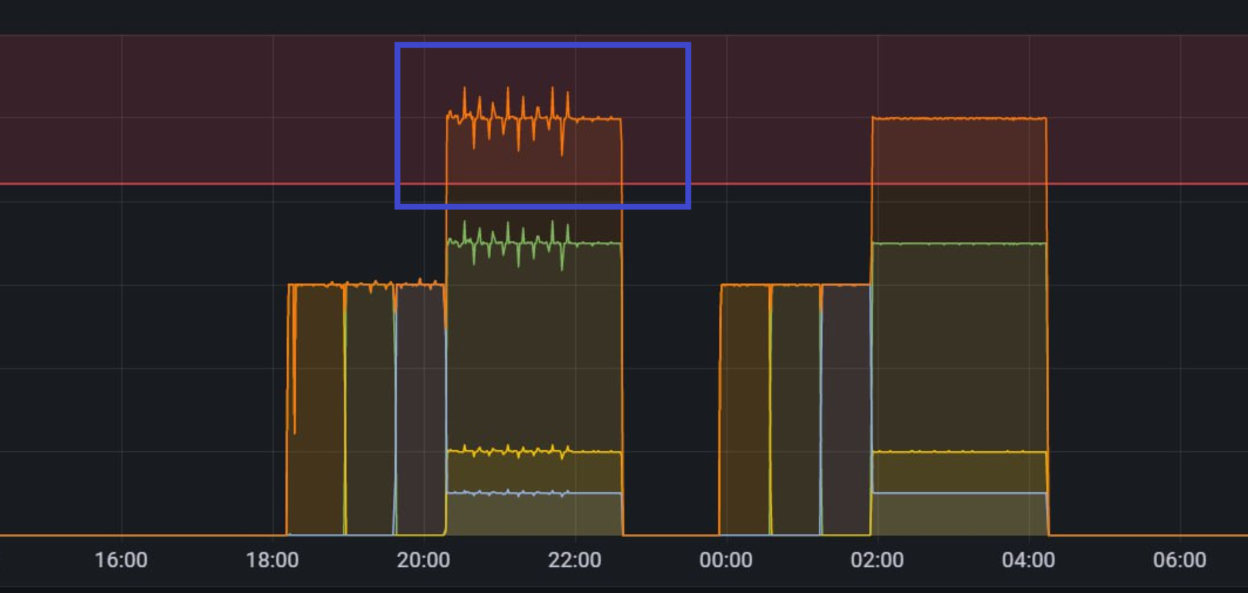
#> input picture infra/influxdb/step-screenshot/source/screenshot-step-replay-reference.png, 2495 x 1186 px (shown at 1/2 size)
$ python generate.py
#> lines starting #> are read from the running program, lines starting #| are printed output that depends on the picture
### infra/influxdb/step-screenshot/response_time.py
"""Model screenshot response times, keeping the digitized TPS samples unchanged."""
import csv
import hashlib
import json
import math
import random
from bisect import bisect_right
from datetime import datetime, timedelta, timezone
from pathlib import Path

ROOT = Path(__file__).resolve().parent
DASHBOARD_ROOT = ROOT if (ROOT / 'dashboards').is_dir() else ROOT.parent
UID = 'screenshot-steps-20261017'
MEASUREMENT = 'screenshot_response_time_replay'
MSK = timezone(timedelta(hours=3))
DS = {'type': 'influxdb', 'uid': 'influxdb-replay'}
BASES = {'bp1': 440, 'bp2': 410, 'bp3': 380, 'bp4': 360}
COLORS = {'bp1': '#9A7600', 'bp2': '#C15C17', 'bp3': '#0A8057', 'bp4': '#B4326C'}
PEAKS = {'bp1': 450, 'bp2': 330, 'bp3': 250, 'bp4': 210}
BACKGROUND_SIGMA_MS = 7.5
MA3_SIGMA_MS = {'bp1': 100.0, 'bp2': 90.0, 'bp3': 80.0, 'bp4': 70.0}
# An MA process of order 3 has the current innovation and three past ones.
MA3_COEFFICIENTS = [1.0, .65, .35, .15]
WAVE_AMPLITUDE_MS = 8.0


def save(path, value):
    path.write_text(json.dumps(value, ensure_ascii=False, indent=2) + '\n', encoding='utf-8')


def get_runs(timestamps):
    # These are the same nearest pixel/timestamp boundaries as generate.py.
    ticks = [243, 546, 849, 1152, 1454, 1757, 2059, 2362]
    average_x = sum(ticks) / len(ticks)
    average_t = 3.5 * 7200
    slope = sum((i * 7200 - average_t) * (x - average_x) for i, x in enumerate(ticks)) / sum((i * 7200 - average_t) ** 2 for i in range(8))
    intercept = average_x - slope * average_t
    origin = datetime(2026, 10, 17, 16, tzinfo=MSK).timestamp()
    result = []
    for name, pixels in [('Основной тест', [575, 689, 791, 893, 1245]), ('Повторный тест', [1440, 1540, 1642, 1744, 2095])]:
        indices = [min(range(len(timestamps)), key=lambda i: abs(timestamps[i] - (origin + (x - intercept) / slope))) for x in pixels]
        result.append({'name': name, 'indices': indices, 'boundaries': [timestamps[i] for i in indices]})
    return result


def get_events(timestamps, orange, runs, tps_metadata):
    events = []
    for run in runs:
        start, _, _, high, end = run['indices']
        for phase, lo, hi, reference, cutoff in [
            ('small_steps', start + 3, high, 100.0, 3.0),
            ('all_scenarios', high + 12, end, tps_metadata['detail_calibration']['plateau_value'], 1.0),
        ]:
            candidates = []
            for i in range(lo, hi - 1):
                if orange[i] < reference - cutoff and orange[i] <= orange[i - 1] and orange[i] < orange[i + 1]:
                    if candidates and timestamps[i] - timestamps[candidates[-1]] < 120:
                        if orange[i] < orange[candidates[-1]]:
                            candidates[-1] = i
                    else:
                        candidates.append(i)
            for i in candidates:
                depth = reference - orange[i]
                threshold = reference - max(.45, depth * .12)
                left = right = i
                while left > lo and orange[left - 1] < threshold:
                    left -= 1
                while right + 1 < hi and orange[right + 1] < threshold:
                    right += 1
                recovery = min(right + 1, hi - 1)
                active = list(BASES) if phase == 'all_scenarios' else [
                    f'bp{j + 1}' for j in range(3) if run['boundaries'][j] <= timestamps[i] < run['boundaries'][j + 1]]
                assert active
                # The envelope follows the actual dip, not the later TPS overshoot.
                events.append({'run': run['name'], 'phase': phase, 'traces': active,
                               'onset': timestamps[left], 'trough': timestamps[i],
                               'recovery': timestamps[recovery], 'tps_trough': orange[i],
                               'tps_reference': reference, 'deficit': depth,
                               'deficit_curve': [[timestamps[j], max(0, (reference - orange[j]) / depth)]
                                                 for j in range(max(lo, left - 1), min(recovery + 2, hi))]})
    events.sort(key=lambda e: e['trough'])
    for i, event in enumerate(events):
        rng = random.Random(20261017 + i)
        event['amplitude_factor'] = rng.uniform(.90, 1.10)
        event['severity'] = .55 + .65 * math.sqrt(min(1, event['deficit'] / event['tps_reference'] / .06))
        event['tail_seconds'] = rng.choice([50, 55, 60])
        event['end'] = event['recovery'] + event['tail_seconds']
        event['time_msk'] = datetime.fromtimestamp(event['trough'], MSK).isoformat()
    return events


def smoothstep(value):
    value = max(0.0, min(1.0, value))
    return value * value * (3 - 2 * value)


def deficit_at(stamp, event):
    curve = event['deficit_curve']
    if stamp <= curve[0][0] or stamp >= curve[-1][0]:
        return 0.0
    index = bisect_right([point[0] for point in curve], stamp) - 1
    (a, av), (b, bv) = curve[index:index + 2]
    return av + (bv - av) * (stamp - a) / (b - a)


def incident_envelope(stamp, trace, event):
    if trace not in event['traces'] or not event['onset'] <= stamp <= event['end']:
        return 0.0, 0.0
    j = int(trace[-1]) - 1
    width = event['recovery'] - event['onset']
    rise = smoothstep((stamp - event['onset']) / min(25, width * .20))
    elapsed = max(0, stamp - event['recovery'])
    fall = math.exp(-elapsed / 30) * (1 - smoothstep(elapsed / event['tail_seconds']))
    # Requests already in flight keep latency raised as throughput recovers.
    stress = max(deficit_at(stamp, event), .7 * deficit_at(stamp, event) + .3 * deficit_at(stamp - 20, event))
    height = PEAKS[trace] * event['amplitude_factor'] * event['severity'] * (1 + .035 * math.sin(j + event['trough']))
    envelope = rise * fall
    return height * envelope * (.10 + .65 * stress ** .65), envelope


def ma3_noise(count, sigma_ms, seed):
    """Normalize innovation variance so the stationary output has SD sigma_ms."""
    rng = random.Random(seed)
    innovation_sigma = sigma_ms / math.sqrt(sum(c * c for c in MA3_COEFFICIENTS))
    innovations = [rng.gauss(0, innovation_sigma) for _ in range(count + 3)]
    return [sum(weight * innovations[i + 3 - lag] for lag, weight in enumerate(MA3_COEFFICIENTS))
            for i in range(count)]


def make_cycles(start, end):
    rng = random.Random(20261017)
    cycles, current = [], start
    while current <= end:
        # A rare cycle has a different length; phase stays continuous at joins.
        period = 360 * (1 + rng.uniform(-.06, .06)) if rng.random() < .12 else 360.0
        amplitude = WAVE_AMPLITUDE_MS * (1 + rng.uniform(-.12, .12)) if rng.random() < .18 else WAVE_AMPLITUDE_MS
        cycles.append({'start': current, 'period_seconds': period, 'amplitude_ms': amplitude})
        current += period
    return cycles


def modeled_values(timestamps, runs, events, cycles):
    background_rng = {trace: random.Random(440410380360 + j) for j, trace in enumerate(BASES)}
    ma3 = {trace: ma3_noise(len(timestamps), MA3_SIGMA_MS[trace], 2026101700 + j)
           for j, trace in enumerate(BASES)}
    values, baseline, pulses = {s: [] for s in BASES}, {s: [] for s in BASES}, {s: [] for s in BASES}
    components = []
    cycle_index = 0
    for i, stamp in enumerate(timestamps):
        while cycle_index + 1 < len(cycles) and stamp >= cycles[cycle_index + 1]['start']:
            cycle_index += 1
        cycle = cycles[cycle_index]
        phase = 2 * math.pi * (stamp - cycle['start']) / cycle['period_seconds']
        for j, (trace, base) in enumerate(BASES.items()):
            active = any((j < 3 and r['boundaries'][j] <= stamp < r['boundaries'][j + 1]) or
                         r['boundaries'][3] <= stamp < r['boundaries'][4] for r in runs)
            wave = cycle['amplitude_ms'] * (1 - j * .04) * math.sin(phase + .13 * j)
            background = background_rng[trace].gauss(0, BACKGROUND_SIGMA_MS)
            level = gate = 0.0
            if active:
                for event in events:
                    event_level, event_gate = incident_envelope(stamp, trace, event)
                    level += event_level
                    gate = max(gate, event_gate)
            # The slow wave belongs to the quiet background; bursts contain MA(3).
            wave = wave * (1 - gate) if active else 0.0
            background = background if active else 0.0
            quiet = base + wave + background if active else 0.0
            ma_applied = gate * ma3[trace][i] if active else 0.0
            pulse = level + ma_applied
            baseline[trace].append(round(quiet, 3))
            pulses[trace].append(round(pulse, 3))
            values[trace].append(round(quiet + pulse, 3))
            components.append([stamp, trace, int(active), round(wave, 6), round(background, 6),
                               round(level, 6), round(gate, 6), round(ma3[trace][i], 6), round(ma_applied, 6)])
    return values, baseline, pulses, components


def make_panel(description):
    targets, overrides = [], []
    for ref, (trace, base) in zip('ABCD', BASES.items()):
        targets.append({'refId': ref, 'datasource': DS, 'query':
            'import "date"\n\nfrom(bucket: v.defaultBucket)\n'
            '  |> range(start: v.timeRangeStart, stop: date.add(d: 1ns, to: v.timeRangeStop))\n'
            f'  |> filter(fn: (r) => r._measurement == "{MEASUREMENT}" and r._field == "value" and r.trace == "{trace}")\n'
            '  |> keep(columns: ["_time", "_value"])\n  |> group(columns: [])\n  |> sort(columns: ["_time"])'})
        overrides.append({'matcher': {'id': 'byFrameRefID', 'options': ref}, 'properties': [
            {'id': 'displayName', 'value': f'БП {trace[-1]} · {base} мс'},
            {'id': 'color', 'value': {'mode': 'fixed', 'fixedColor': COLORS[trace]}}]})
    return {'id': 7, 'type': 'timeseries', 'title': 'ВО · время отклика БП 1–4', 'description': description,
            'datasource': DS, 'gridPos': {'x': 0, 'y': 16, 'w': 24, 'h': 14},
            'interval': '5s', 'maxDataPoints': 50000, 'targets': targets,
            'fieldConfig': {'defaults': {'unit': 'ms', 'decimals': 1, 'min': 0,
                'custom': {'drawStyle': 'line', 'lineInterpolation': 'linear', 'lineWidth': 1.8,
                           'fillOpacity': 0, 'showPoints': 'never', 'spanNulls': False,
                           'axisPlacement': 'left', 'axisLabel': 'ВО, мс', 'axisSoftMax': 1200,
                           'scaleDistribution': {'type': 'linear'}, 'stacking': {'mode': 'none', 'group': 'A'}}},
                            'overrides': overrides},
            'options': {'legend': {'showLegend': True, 'displayMode': 'list', 'placement': 'bottom', 'calcs': []},
                        'tooltip': {'mode': 'multi', 'sort': 'desc'}}}


def build():
    with (ROOT / 'metrics.csv').open(encoding='utf-8') as handle:
        orange_rows = [r for r in csv.DictReader(handle) if r['trace'] == 'orange']
    tps_timestamps = [int(datetime.fromisoformat(r['timestamp']).timestamp()) for r in orange_rows]
    orange = [float(r['value']) for r in orange_rows]
    tps_metadata = json.loads((ROOT / 'metadata.json').read_text(encoding='utf-8'))
    runs = get_runs(tps_timestamps)
    events = get_events(tps_timestamps, orange, runs, tps_metadata)
    timestamps = list(range(tps_timestamps[0], tps_timestamps[-1] + 1, 5))
    cycles = make_cycles(timestamps[0], timestamps[-1])
    values, baseline, pulses, components = modeled_values(timestamps, runs, events, cycles)
    with (ROOT / 'response-time-components.csv').open('w', encoding='utf-8', newline='') as handle:
        writer = csv.writer(handle)
        writer.writerow(['epoch', 'trace', 'active', 'wave_ms', 'background_noise_ms', 'incident_mean_ms',
                         'incident_gate', 'ma3_raw_ms', 'ma3_applied_ms'])
        writer.writerows(components)
    with (ROOT / 'response-time.csv').open('w', encoding='utf-8', newline='') as handle:
        writer = csv.writer(handle)
        writer.writerow(['timestamp', 'trace', 'value'])
        for i, stamp in enumerate(timestamps):
            for trace in BASES:
                writer.writerow([datetime.fromtimestamp(stamp, MSK).isoformat(), trace, values[trace][i]])
    lp = [f'{MEASUREMENT},trace={trace} value={values[trace][i]:.3f} {stamp}' for i, stamp in enumerate(timestamps) for trace in BASES]
    (ROOT / 'response-time.lp').write_bytes(('\n'.join(lp) + '\n').encode())
    description = ('ВО БП 1–4: 440/410/380/360 мс. Модель по эскизу пользователя, не исходная телеметрия. '
                   'Оба теста: сначала БП 1, 2, 3 по отдельности, затем все четыре. '
                   'Всплески ВО следуют провалам TPS; внутри — случайные колебания MA(3), σ до 100 мс, '
                   'с плавным спадом после восстановления. Учтены также затупы малых шагов обоих тестов. '
                   'На фоне — цикл около 6 минут с амплитудой около 8 мс и шум с σ = 7,5 мс. '
                   'Редкие отклонения периода до ±6% и амплитуды до ±12%. '
                   'Участки без зарегистрированных затупов TPS сохраняют спокойный ВО. Шаг 5 с, без усреднения.')
    dashboard_path = DASHBOARD_ROOT / 'dashboards' / (UID + '.json')
    dashboard = json.loads(dashboard_path.read_text(encoding='utf-8'))
    if not any(p['id'] == 7 for p in dashboard['panels']):
        for panel in dashboard['panels']:
            if panel['gridPos']['y'] >= 16:
                panel['gridPos']['y'] += 14
        dashboard['panels'].insert(1, make_panel(description))
    else:
        dashboard['panels'] = [make_panel(description) if p['id'] == 7 else p for p in dashboard['panels']]
    dashboard['description'] = tps_metadata['description'] + '\n\n' + description
    dashboard['annotations']['list'] = [a for a in dashboard['annotations']['list'] if a.get('name') != 'Восстановление TPS']
    dashboard['version'] = 5
    for run in runs:
        start, *_, end = run['boundaries']
        link = {'type': 'link', 'title': run['name'] + ' · ВО',
                'url': f'/d/{UID}?from={(start - 120) * 1000}&to={(end + 120) * 1000}&timezone=Europe%2FMoscow&viewPanel=panel-7', 'targetBlank': False}
        dashboard['links'] = [x for x in dashboard.get('links', []) if x.get('title') != link['title']] + [link]
    save(dashboard_path, dashboard)
    metadata = {'revision': 3, 'measurement': MEASUREMENT, 'field': 'value', 'tag': 'trace', 'traces': list(BASES),
                'units': 'ms', 'base_ms': BASES, 'colors': COLORS, 'interval_seconds': 5,
                'points_per_trace': len(timestamps), 'points': len(lp), 'is_raw_telemetry': False,
                'description': description, 'runs': runs, 'incidents': events,
                'shape_model': 'TPS-deficit mean envelope plus independent MA(3) bursts; Gaussian background and slow quiet cycles',
                'peak_excess_scale_ms': PEAKS,
                'background_sigma_ms': BACKGROUND_SIGMA_MS, 'ma3_sigma_ms': MA3_SIGMA_MS,
                'ma3_coefficients': MA3_COEFFICIENTS, 'ma3_order': 3,
                'wave_amplitude_ms': WAVE_AMPLITUDE_MS,
                'dispersion_interpretation': 'standard deviation in milliseconds, confirmed by user',
                'cycles': cycles, 'period_change_probability': .12, 'period_max_relative_change': .06,
                'amplitude_change_probability': .18, 'amplitude_max_relative_change': .12,
                'tps_csv_sha256': hashlib.sha256((ROOT / 'metrics.csv').read_bytes()).hexdigest(),
                'csv_sha256': hashlib.sha256((ROOT / 'response-time.csv').read_bytes()).hexdigest(),
                'reference_sha256': hashlib.sha256((ROOT / 'source/response-time-reference.png').read_bytes()).hexdigest(),
                'feedback_sources': {name: hashlib.sha256((ROOT / 'source' / name).read_bytes()).hexdigest()
                                     for name in ['response-thin-peaks-feedback.png', 'tps-dips-feedback.png',
                                                  'real-response-overview.png', 'real-response-peaks.png', 'real-response-noise.png']},
                'components_sha256': hashlib.sha256((ROOT / 'response-time-components.csv').read_bytes()).hexdigest(),
                'seed': 20261017}
    save(ROOT / 'response-time-metadata.json', metadata)
    tps_metadata['response_time'] = {k: v for k, v in metadata.items() if k not in {'cycles', 'incidents'}}
    save(ROOT / 'metadata.json', tps_metadata)
    render(timestamps, values, runs, events)
    render_correlation(timestamps, values, tps_timestamps, orange)
    render_detail(timestamps, values)
    print(json.dumps({'response_points': len(lp), 'latency_incidents': len(events),
                      'small_step_recoveries': sum(e['phase'] == 'small_steps' for e in events)}))
    return metadata, baseline, pulses


# [60 lines left out: functions render, render_correlation, render_detail, not called in this run]


# [2 lines that do not run on import are left out]

### infra/influxdb/step-screenshot/generate.py
"""Digitize the supplied images while retaining excursion widths and slopes.

The detailed light-background image is authoritative for the first orange high
plateau. The full original image supplies the remaining history and colors.
No test-fixture values are reused. Requires numpy, Pillow and matplotlib.
"""
import argparse
import csv
import hashlib
import importlib.util
import json
import os
from datetime import datetime, timedelta, timezone
from pathlib import Path

ROOT = Path(__file__).resolve().parent
DASHBOARD_ROOT = ROOT if (ROOT / 'build_overview.py').is_file() else ROOT.parent
os.environ.setdefault('MPLCONFIGDIR', str(ROOT / '.mplconfig'))
import numpy as np
from PIL import Image
import matplotlib
matplotlib.use('Agg')
import matplotlib.pyplot as plt
import matplotlib.dates as mdates

MSK = timezone(timedelta(hours=3))
UID = 'screenshot-steps-20261017'
MEASUREMENT = 'screenshot_step_replay'
COLORS = {'orange': '#FF9830', 'green': '#73BF69', 'yellow': '#F2CC0C', 'blue': '#8AB8FF'}
NAMES = {'orange': 'Оранжевый', 'green': 'Зелёный', 'yellow': 'Жёлтый', 'blue': 'Голубой'}
DS = {'type': 'influxdb', 'uid': 'influxdb-replay'}


def save(path, value):
    path.write_text(json.dumps(value, ensure_ascii=False, indent=2) + '\n', encoding='utf-8')


def centerline(mask):
    middle = np.full(mask.shape[1], np.nan)
    for x in range(mask.shape[1]):
        ys = np.flatnonzero(mask[:, x])
        if len(ys):
            middle[x] = np.median(ys)
    return middle


def sample_segments(path, point_x, segments):
    """Interpolate the visible stroke, retaining all intermediate pixel values."""
    result = np.zeros(len(point_x))
    for a, z in segments:
        good = np.flatnonzero(np.isfinite(path[a + 3:z - 3])) + a + 3
        assert len(good) > (z-a) * .25
        start, stop = [int(np.argmin(abs(point_x-boundary))) for boundary in (a, z)]
        result[start:stop] = (1070 - np.interp(point_x[start:stop], good, path[good])) * .2
    return result


def make_panel(pid, title, traces, x, y, w, h, description):
    targets, overrides = [], []
    for ref, trace in zip('ABCD', traces):
        targets.append({'refId': ref, 'datasource': DS, 'query':
            'import "date"\n\nfrom(bucket: v.defaultBucket)\n'
            '  |> range(start: v.timeRangeStart, stop: date.add(d: 1ns, to: v.timeRangeStop))\n'
            f'  |> filter(fn: (r) => r._measurement == "{MEASUREMENT}" and r._field == "value" and r.trace == "{trace}")\n'
            '  |> keep(columns: ["_time", "_value"])\n  |> group(columns: [])\n  |> sort(columns: ["_time"])'})
        overrides.append({'matcher': {'id': 'byFrameRefID', 'options': ref}, 'properties': [
            {'id': 'displayName', 'value': NAMES[trace]},
            {'id': 'color', 'value': {'mode': 'fixed', 'fixedColor': COLORS[trace]}}]})
    defaults = {'unit': 'suffix:TPS', 'decimals': 2, 'custom': {
        'drawStyle': 'line', 'lineInterpolation': 'linear', 'lineWidth': 2,
        'fillOpacity': 5 if len(traces) > 1 else 0, 'showPoints': 'never',
        'spanNulls': False, 'axisPlacement': 'left', 'axisLabel': 'TPS',
        'scaleDistribution': {'type': 'linear'}, 'stacking': {'mode': 'none', 'group': 'A'}}}
    if len(traces) > 1:
        defaults.update({'min': 0, 'max': 190})
    return {'id': pid, 'type': 'timeseries', 'title': title, 'description': description,
        'datasource': DS, 'gridPos': {'x': x, 'y': y, 'w': w, 'h': h},
        'interval': '15s', 'maxDataPoints': 20000, 'targets': targets,
        'fieldConfig': {'defaults': defaults, 'overrides': overrides},
        'options': {'legend': {'showLegend': True, 'displayMode': 'list', 'placement': 'bottom', 'calcs': []},
            'tooltip': {'mode': 'multi', 'sort': 'desc'}}}


def main():
    parser = argparse.ArgumentParser(description=__doc__)
    parser.add_argument('--source-root', type=Path, default=ROOT / 'source')
    args = parser.parse_args()
    src = args.source_root
    original = src / 'screenshot-step-replay-reference.png'
    detail = src / 'orange-high-plateau-reference.png'
    rgb = np.asarray(Image.open(original).convert('RGB'), dtype=float)
    zoom = np.asarray(Image.open(detail).convert('RGB'), dtype=float)
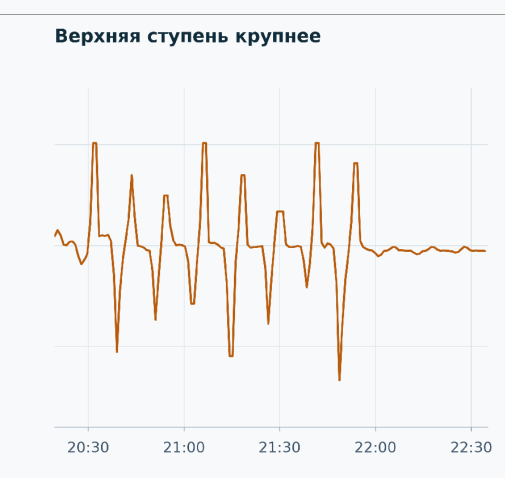
#> input picture infra/influxdb/step-screenshot/source/orange-high-plateau-reference.png, 1010 x 956 px (shown at 1/2 size)
    assert rgb.shape == (1186, 2495, 3) and zoom.shape == (956, 1010, 3)
    tick_x = np.array([243, 546, 849, 1152, 1454, 1757, 2059, 2362], dtype=float)
    pps, origin_x = np.polyfit(np.arange(len(tick_x)) * 7200, tick_x, 1)
    start = datetime(2026, 10, 17, 14, 23, 30, tzinfo=MSK)
    stamps = [start + timedelta(seconds=15*i) for i in range(3956)]
    origin_time = datetime(2026, 10, 17, 16, tzinfo=MSK)
    point_x = np.array([origin_x + (t-origin_time).total_seconds()*pps for t in stamps])
    r, g, b = rgb[:, :, 0], rgb[:, :, 1], rgb[:, :, 2]
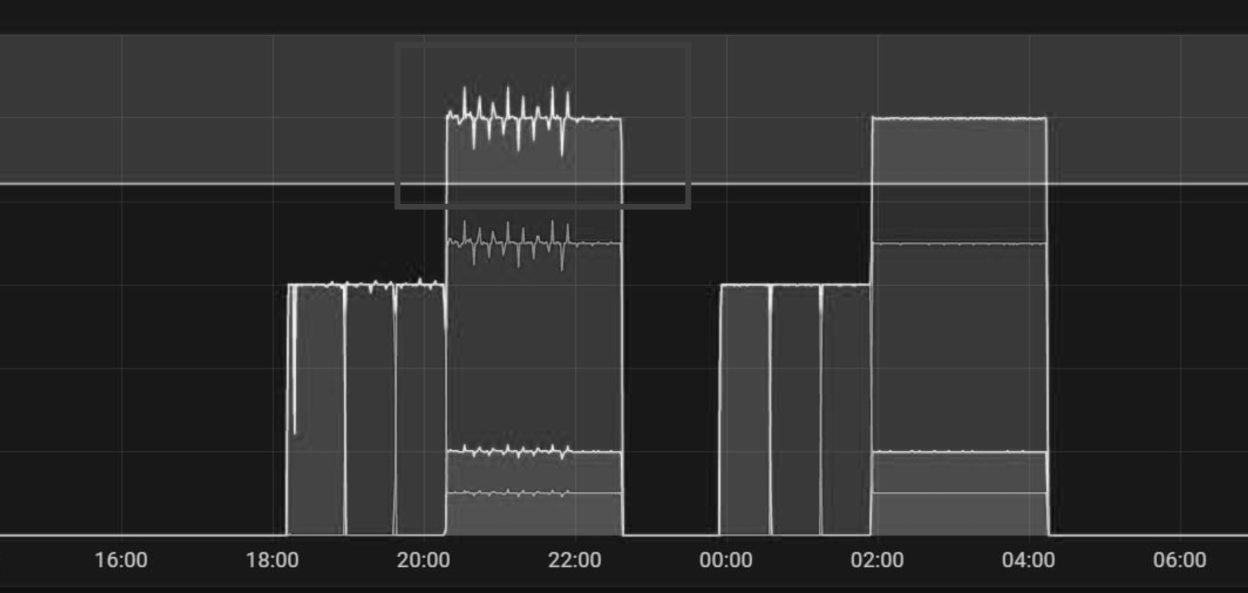
#> r: shape (1186, 2495) float64 (shown at 1/2 size); min 3, max 252, mean 47.4
#> (the rest of the program and of its run is left out)
